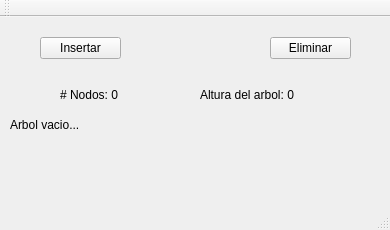
<?xml version="1.0" encoding="UTF-8"?>
<ui version="4.0">
 <class>MainWindow</class>
 <widget class="QMainWindow" name="MainWindow">
  <property name="geometry">
   <rect>
    <x>0</x>
    <y>0</y>
    <width>390</width>
    <height>230</height>
   </rect>
  </property>
  <property name="windowTitle">
   <string>MainWindow</string>
  </property>
  <widget class="QWidget" name="centralWidget">
   <widget class="QLabel" name="Arbol_PreOrden">
    <property name="geometry">
     <rect>
      <x>10</x>
      <y>100</y>
      <width>351</width>
      <height>16</height>
     </rect>
    </property>
    <property name="text">
     <string>Arbol vacio...</string>
    </property>
   </widget>
   <widget class="QPushButton" name="Insertar">
    <property name="geometry">
     <rect>
      <x>40</x>
      <y>20</y>
      <width>81</width>
      <height>22</height>
     </rect>
    </property>
    <property name="text">
     <string>Insertar</string>
    </property>
   </widget>
   <widget class="QPushButton" name="Eliminar">
    <property name="geometry">
     <rect>
      <x>270</x>
      <y>20</y>
      <width>81</width>
      <height>22</height>
     </rect>
    </property>
    <property name="text">
     <string>Eliminar</string>
    </property>
   </widget>
   <widget class="QLabel" name="n_nodos">
    <property name="geometry">
     <rect>
      <x>60</x>
      <y>70</y>
      <width>91</width>
      <height>16</height>
     </rect>
    </property>
    <property name="text">
     <string># Nodos: 0</string>
    </property>
   </widget>
   <widget class="QLabel" name="Altura_arbol">
    <property name="geometry">
     <rect>
      <x>200</x>
      <y>70</y>
      <width>121</width>
      <height>16</height>
     </rect>
    </property>
    <property name="text">
     <string>Altura del arbol: 0</string>
    </property>
   </widget>
   <widget class="QLabel" name="Arbol_PostOrden">
    <property name="geometry">
     <rect>
      <x>10</x>
      <y>130</y>
      <width>351</width>
      <height>16</height>
     </rect>
    </property>
    <property name="text">
     <string/>
    </property>
   </widget>
   <widget class="QLabel" name="Arbol_InOrden">
    <property name="geometry">
     <rect>
      <x>10</x>
      <y>160</y>
      <width>351</width>
      <height>16</height>
     </rect>
    </property>
    <property name="text">
     <string/>
    </property>
   </widget>
  </widget>
  <widget class="QMenuBar" name="menuBar">
   <property name="geometry">
    <rect>
     <x>0</x>
     <y>0</y>
     <width>390</width>
     <height>19</height>
    </rect>
   </property>
  </widget>
  <widget class="QToolBar" name="mainToolBar">
   <attribute name="toolBarArea">
    <enum>TopToolBarArea</enum>
   </attribute>
   <attribute name="toolBarBreak">
    <bool>false</bool>
   </attribute>
  </widget>
  <widget class="QStatusBar" name="statusBar"/>
 </widget>
 <layoutdefault spacing="6" margin="11"/>
 <resources/>
 <connections/>
</ui>
